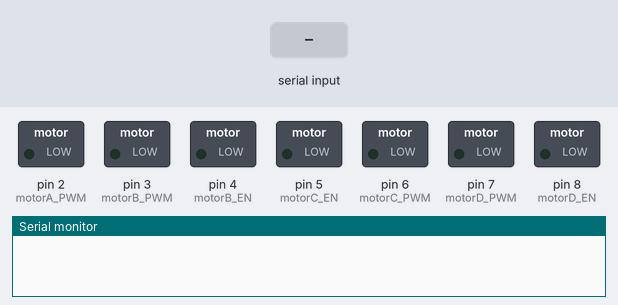
Bench run of a sketch on a simulated Arduino Uno, built with avr-gcc and run on an emulated ATmega328P. On the bench: switched loads named in the sketch (green lamp = pin HIGH), the last lines printed to the serial monitor. Inputs (shaded band) come from the test bench.

Above: at 1.2 s.
1.3 s: "90,45,200\n" received over Serial
At 1.7 s:
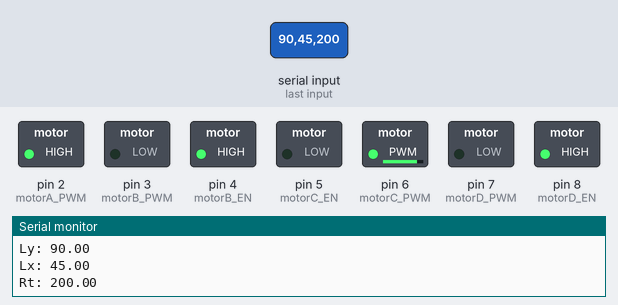
2.8 s: "30,150,10\n" received over Serial
At 5.5 s:
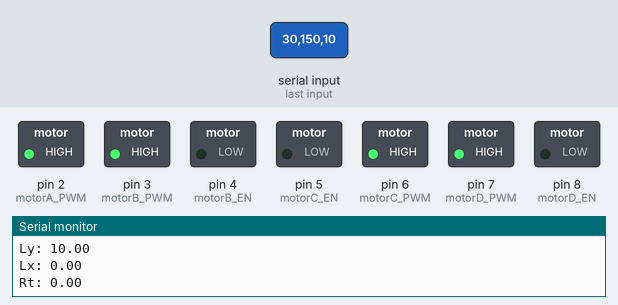
5.8 s: "30,150\n" received over Serial
At 8.0 s:
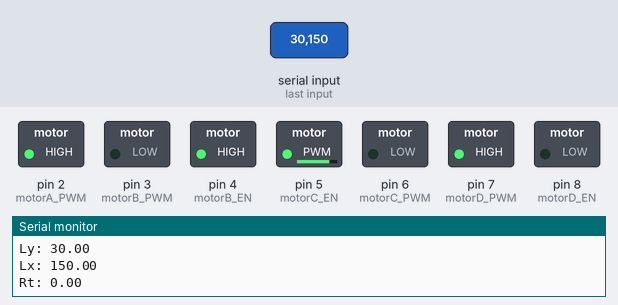
8.3 s: "1,90,45\n" received over Serial
At 9.3 s:
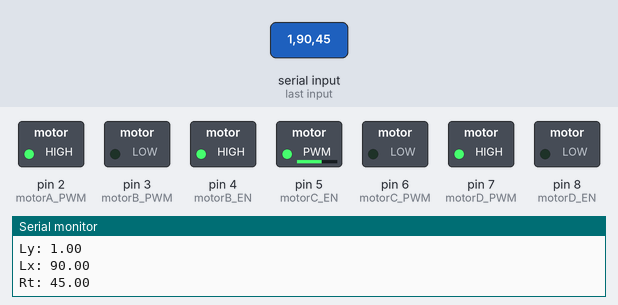
Timing chart, 0 to 12.8 s (numbered marks = the images above; inputs shaded):
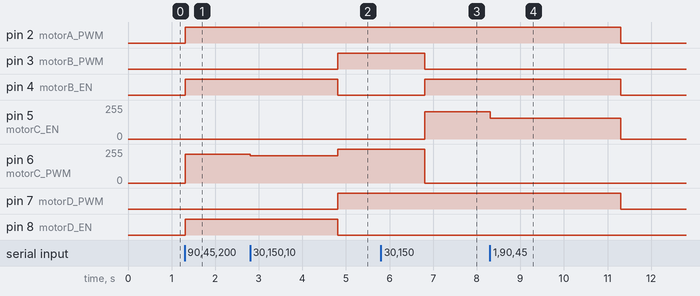

The sketch:

Teste-3-XYR-com-input.ino
```cpp
// === Declaração de pinos ===

const int motorA_EN = 1;  // Frente esquerda
const int motorA_PWM = 2;

const int motorB_EN = 4;  // Frente direita
const int motorB_PWM = 3;

const int motorC_EN = 5;  // Trás esquerda
const int motorC_PWM = 6;

const int motorD_EN = 8;  // Trás direita
const int motorD_PWM = 7;

int N = 110; // valor minimo que o motor funciona

float Ly = 0;  // Frente/Trás
float Lx = 0;  // Esquerda/Direita
float Rt = 0;  // Rotação

void setup() {
  pinMode(motorA_EN, OUTPUT);
  pinMode(motorA_PWM, OUTPUT);
  pinMode(motorB_EN, OUTPUT);
  pinMode(motorB_PWM, OUTPUT);
  pinMode(motorC_EN, OUTPUT);
  pinMode(motorC_PWM, OUTPUT);
  pinMode(motorD_EN, OUTPUT);
  pinMode(motorD_PWM, OUTPUT);

  Serial.begin(9600);
}

void loop() {

// === Variáveis de movimento ===
  if (Serial.available() > 0) {
    Ly = Serial.parseFloat();
    Serial.print("Ly: ");
    Serial.println(Ly);

    Lx = Serial.parseFloat();
    Serial.print("Lx: ");
    Serial.println(Lx);

    Rt = Serial.parseFloat();
    Serial.print("Rt: ");
    Serial.println(Rt);
  }


  float LF = Ly + Lx + Rt; // LEFT FRONT
  float RF = Ly - Lx - Rt; // RIGHT FRONT
  float LB = Ly - Lx + Rt; // LEFT BACK
  float RB = Ly + Lx - Rt; // RIGHT BACK


  // Velocidades absolutas
  float ALF = abs(LF);
  float ARF = abs(RF);
  float ALB = abs(LB);
  float ARB = abs(RB);

  // Limitando a velocidade a 255 (maxima)

  float Multi = 0;  // Variavel de multiplicador

  // Variaveis se houver sinal > 0

  if (ALF >= ARF && ALF >= ALB && ALF >= ARB) {
    if (ALF <= 1)
      Multi = (255 - N);
    else
      Multi = (255 - N) / ALF;

  }
  else if (ARF >= ALF && ARF >= ALB && ARF >= ARB) {
    if (ARF <= 1)
      Multi = (255 - N) ;
    else
      Multi = (255 - N) / ARF;

  }
  else if (ALB >= ALF && ALB >= ARF && ALB >= ARB) {
    if (ALB <= 1)
      Multi = (255 - N) ;
    else
      Multi = (255 - N) / ALB;

  }
  else if (ARB >= ALF && ARB >= ARF && ARB >= ALB) {
    if (ARB <= 1)
      Multi = (255 - N) ;
    else
      Multi = (255 - N) / ARB;

  }

  int LeftFront = 0; // LEFT FRONT
  int RightFront = 0; // RIGHT FRONT
  int LeftBack = 0; // LEFT BACK
  int RightBack = 0; // RIGHT BACK

// LeftFront
    if (LF>0){
       LeftFront = (int)((LF * Multi) + N);  // LEFT FRONT
  } else if (LF<0){
       LeftFront = (int)((LF * Multi) - N);
  }
    else {
       LeftFront = 0;
    }

// RightFront
    if (RF>0){
       RightFront = (int)((RF * Multi) + N);  // RIGHT FRONT
  } else if (RF<0){
       RightFront = (int)((RF * Multi) - N);
  }
    else {
       RightFront = 0;
  }

// LeftBack
    if (LB>0){
       LeftBack = (int)((LB * Multi) + N);  // LEFT BACK
  } else if (LB<0){
       LeftBack = (int)((LB * Multi) - N);
  }
    else {
       LeftBack = 0;
  }

// RightBack
  if (RB>0){
       RightBack = (int)((RB * Multi) + N);  // RIGHT BACK
  } else if (RB<0){
       RightBack = (int)((RB * Multi) - N);
  }
    else {
       RightBack = 0;
  }

  // Envia sinais aos motores
  setMotor(motorA_EN, motorA_PWM, LeftFront);
  setMotor(motorB_EN, motorB_PWM, RightFront);
  setMotor(motorC_EN, motorC_PWM, LeftBack);
  setMotor(motorD_EN, motorD_PWM, RightBack);

}

// === Função de controle PWM com direção ===


void setMotor(int enPin, int pwmPin, int velocidade) {
  velocidade = constrain(velocidade, -255, 255);

  int veloAbs = abs(velocidade);
  if (velocidade > 0) {
      analogWrite(enPin, 0);              // Sentido horário
      analogWrite(pwmPin, veloAbs);
  } else if (velocidade < 0) {
      analogWrite(enPin, veloAbs);
      analogWrite(pwmPin, 0);               // Sentido anti-horário
  } else {
      analogWrite(pwmPin, 0);                 // Parado
      analogWrite(enPin, 0);
  }
}
```

Measured:
- after the input at 1.3 s, pin 2 (motorA_PWM), pin 4 (motorB_EN), pin 8 (motorD_EN): LOW → HIGH at once; pin 6 (motorC_PWM): 0/255 → 216/255 at once
- after the input at 2.8 s, pin 2 (motorA_PWM): stays HIGH (without the input it goes to LOW after 1.5 s); pin 3 (motorB_PWM), pin 7 (motorD_PWM): LOW → HIGH after 2.0 s; pin 4 (motorB_EN), pin 8 (motorD_EN): HIGH → LOW after 2.0 s instead of 1.5 s; pin 6 (motorC_PWM): 216/255 → 206/255 at once, → 255/255 2.0 s later
- after the input at 5.8 s, pin 3 (motorB_PWM): HIGH → LOW after 1.0 s; pin 4 (motorB_EN): LOW → HIGH after 1.0 s; pin 5 (motorC_EN): 0/255 → 206/255 after 1.0 s; pin 6 (motorC_PWM): 255/255 → 0/255 after 1.0 s
- after the input at 8.3 s, pin 2 (motorA_PWM), pin 4 (motorB_EN), pin 7 (motorD_PWM): HIGH → LOW after 3.0 s; pin 5 (motorC_EN): 206/255 → 156/255 at once, → 0/255 3.0 s later
